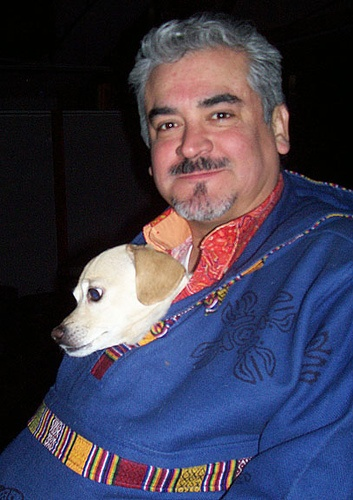
#> input picture 079 opencv图片加文字加文件日期时间/puttxtonimg_opencv/data/img01/000001(1).jpg, 353 x 500 px; its folder holds only this picture in this run
$ python puttxtonimg_opencv.py
#> lines starting #> are read from the running program, lines starting #| are printed output that depends on the picture
# coding = utf-8
import os
import cv2
import time

dataset_dir = "./data"
dataset_out_dir = "./out"
size = 3#大图改大3，小图改小1
fat = 5#大图改大5，小图改小3
txtstr = 'elesun1986'

def puttxtonimg(in_dir,out_dir):
#> called with in_dir = './data/img01', out_dir = './out/img01_txt'
    if not os.path.exists(out_dir):
           os.makedirs(out_dir)
    file_list = os.listdir(in_dir)
    print(file_list)
    for filename in file_list:
        path = ''
        path = in_dir+'/'+filename
        file_attribute = os.stat(path)
        filemt= time.localtime(file_attribute.st_mtime)#文件创建时间
        txtstr = time.strftime("%Y-%m-%d %H:%M",filemt)
        print (txtstr)
		####################读入图像###############################
        image = cv2.imread(path,cv2.IMREAD_COLOR)#以rgb的方式读取图片 cv2.IMREAD_COLOR cv2.IMREAD_GRAYSCALE
#> image is the input picture: shape (500, 353, 3); mean B, G, R 80.9, 60.9, 63.6
        #print ('image.shape:',image.shape)
        #print ('image.shape:',image.shape[0])
        #txt = cv2.putText(image,'elesun',(10,50),cv2.FONT_HERSHEY_SIMPLEX,2,(0,255,255),1)
        txt = cv2.putText(image,txtstr,(int(image.shape[1]-size*20*len(txtstr)),int(image.shape[0]-size*20)),\
							cv2.FONT_HERSHEY_SIMPLEX,size,(0,255,255),fat)
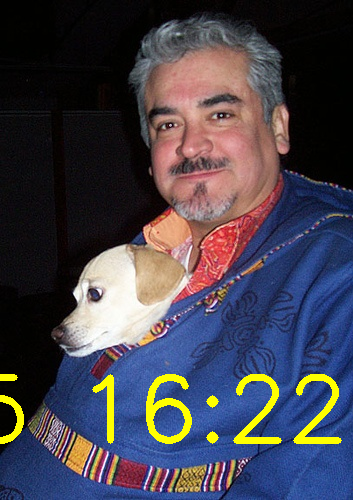
#> txt: shape (500, 353, 3); mean B, G, R 77.4, 66, 69.4
		#各参数依次是：图片，添加的文字，左上角坐标，字体，字体大小，颜色，字体粗细
		#cv2.FONT_HERSHEY_SIMPLEX
		#cv2.FONT_HERSHEY_PLAIN
		#cv2.FONT_HERSHEY_DUPLEX
		#cv2.FONT_HERSHEY_COMPLEX
		#cv2.FONT_HERSHEY_TRIPLEX
		#cv2.FONT_HERSHEY_COMPLEX_SMALL
		#cv2.FONT_HERSHEY_SCRIPT_SIMPLEX
		#cv2.FONT_HERSHEY_SCRIPT_COMPLEX
		#cv2.FONT_ITALIC
		#字体大小，数值越大，字体越大
		#字体粗细，越大越粗，数值表示描绘的线条占有的直径像素个数
        ####################写入图像########################
        path = out_dir+'/'+filename
        cv2.imwrite(path,txt)
        print ("%s has been texted!"%filename)

if __name__ == '__main__':
   time1 = time.time()
   file_list = os.listdir(dataset_dir)
   print(file_list)
   for dirname in file_list:
        in_path = ''
        in_path = dataset_dir+'/'+dirname
        print (in_path)
        puttxtonimg(in_path,dataset_out_dir+'/'+dirname+'_txt')
#> pass 2 of the loop `for dirname in file_list:`:
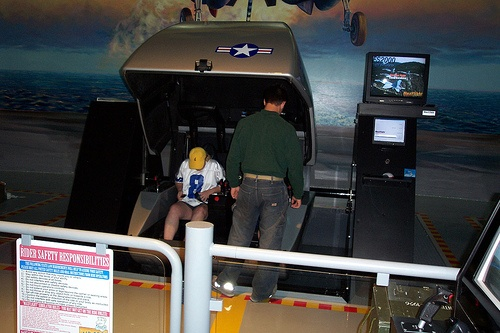
#> input picture 079 opencv图片加文字加文件日期时间/puttxtonimg_opencv/data/img02/000041.jpg, 500 x 333 px
#> in puttxtonimg, image is the input picture: shape (333, 500, 3); mean B, G, R 68.1, 68.9, 68.9
#> in puttxtonimg (call 2), `txt = cv2.putText(image,txtstr,(int(image.shape[1]-size*20*len(txtstr)..`:
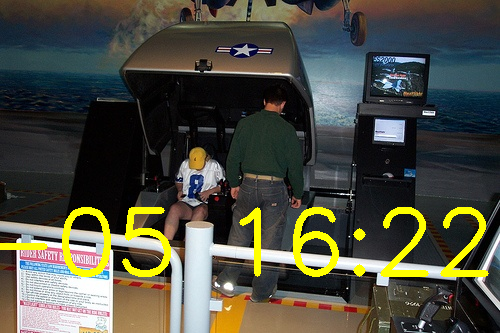
#> txt: shape (333, 500, 3); mean B, G, R 64.6, 76.2, 76.2
   time2=time.time()
   print (u'总共耗时：' + str(time2 - time1) + 's')
